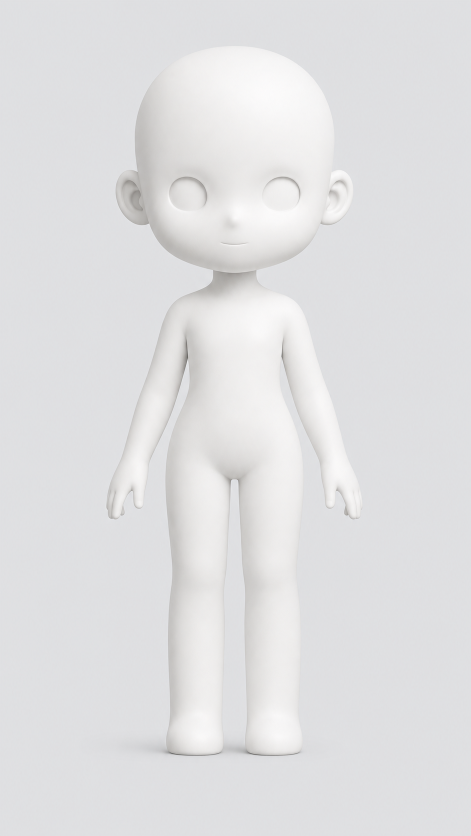
#> input picture assets/live2d_modeling/base_front_template/ai_high_fidelity_front_reference.png, 941 x 1672 px, found by its file name (shown at 1/2 size)
$ python fit_live2d_base_to_reference.py
#> lines starting #> are read from the running program, lines starting #| are printed output that depends on the picture
#> in optimize, raw_target is the input picture: PIL image 941x1672 RGB; mean R, G, B 224.1, 224.1, 225.3
from __future__ import annotations

import argparse
import json
import math
import random
from pathlib import Path
from typing import Any

import numpy as np
from PIL import Image, ImageChops, ImageDraw, ImageFilter, ImageOps


CANVAS = (1024, 1536)
LOSS_SIZE = (256, 384)
ROOT = Path("assets/live2d_modeling/base_front_template")
LAYER_DIR = ROOT / "layers"
OUT_DIR = ROOT / "fit_to_reference"


DEFAULT_TARGET = ROOT / "ai_high_fidelity_front_reference.png"
LAYER_ORDER = [
    "left_leg",
    "right_leg",
    "neck",
    "left_arm",
    "right_arm",
    "torso",
    "left_ear",
    "right_ear",
    "head",
    "face_relief",
]


BOUNDS: dict[str, tuple[float, float]] = {
    "global_sx": (0.46, 1.22),
    "global_sy": (0.58, 1.22),
    "global_y": (-260.0, 260.0),
    "head_sx": (0.56, 1.18),
    "head_sy": (0.62, 1.18),
    "head_y": (-120.0, 120.0),
    "body_sx": (0.78, 1.22),
    "body_sy": (0.82, 1.26),
    "body_y": (-130.0, 130.0),
    "arm_sx": (0.70, 1.24),
    "arm_sy": (0.72, 1.28),
    "arm_spread": (-110.0, 110.0),
    "arm_y": (-120.0, 120.0),
    "leg_sx": (0.70, 1.24),
    "leg_sy": (0.72, 1.32),
    "leg_spread": (-95.0, 95.0),
    "leg_y": (-130.0, 130.0),
}


DEFAULT_PARAMS: dict[str, float] = {
    "global_sx": 1.0,
    "global_sy": 1.0,
    "global_y": 0.0,
    "head_sx": 1.0,
    "head_sy": 1.0,
    "head_y": 0.0,
    "body_sx": 1.0,
    "body_sy": 1.0,
    "body_y": 0.0,
    "arm_sx": 1.0,
    "arm_sy": 1.0,
    "arm_spread": 0.0,
    "arm_y": 0.0,
    "leg_sx": 1.0,
    "leg_sy": 1.0,
    "leg_spread": 0.0,
    "leg_y": 0.0,
}


LayerInfo = dict[str, Any]


def fit_image_to_canvas(img: Image.Image, size: tuple[int, int] = CANVAS) -> Image.Image:
#> called with size = (1024, 1536)
    img = img.convert("RGB")
    canvas = Image.new("RGB", size, tuple(np.median(np.asarray(img.resize((16, 16))), axis=(0, 1)).astype(int)))
    source = img.copy()
    source.thumbnail(size, Image.Resampling.LANCZOS)
    x = (size[0] - source.width) // 2
#> x = 80
    y = (size[1] - source.height) // 2
#> y = 0
    canvas.paste(source, (x, y))
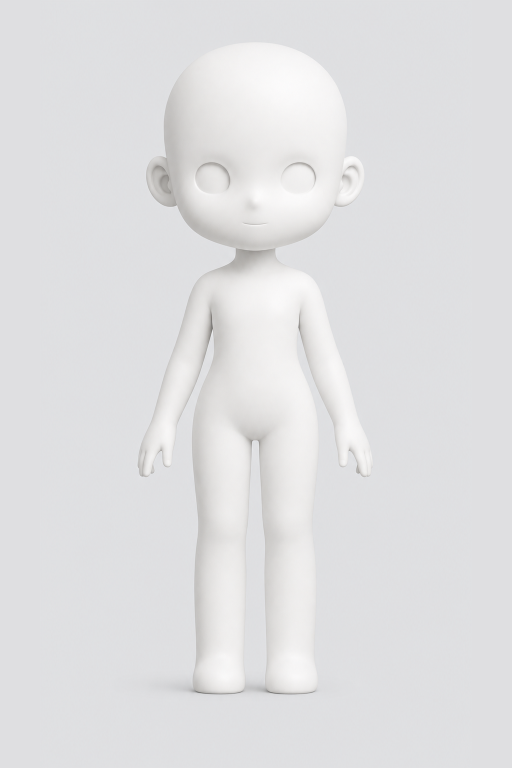
#> canvas: PIL image 1024x1536 RGB (shown at 1/2 size); mean R, G, B 223.9, 223.9, 225.3
    return canvas


# [24 lines left out: function estimate_target_mask, not called in this run]


def load_layers() -> dict[str, LayerInfo]:
    layers: dict[str, LayerInfo] = {}
    for name in LAYER_ORDER:
#> (the run stopped early here; a loop or call above may not have finished)
